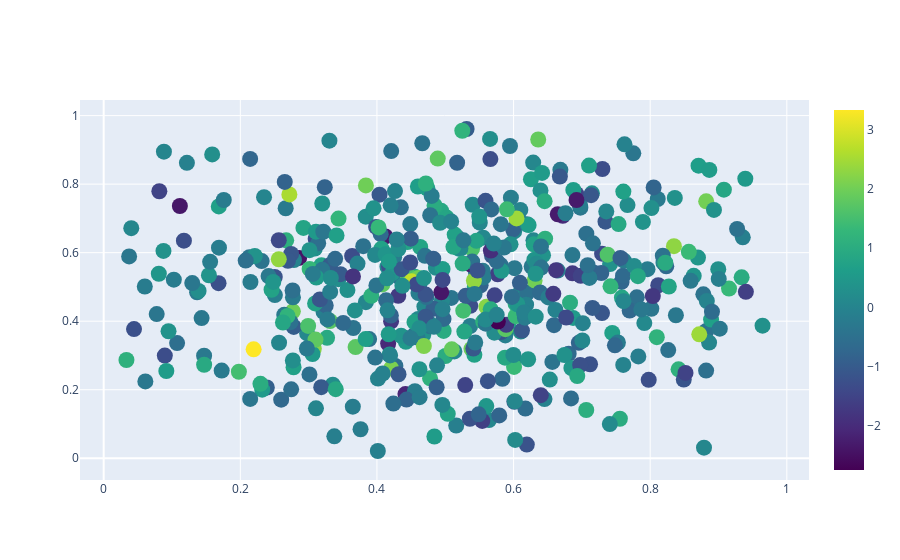

Notebook source saved alongside this figure:
### Code cell
figure = go.Figure()
figure.add_trace(go.Scatter(x=x, y=y,name="xy",mode='markers',marker=dict(
        size=16,
        color=np.random.randn(500), #set color equal to a variable
        colorscale='Viridis', # one of plotly colorscales
        showscale=True
    )))
figure.show()

### Figure 1 — Plotly figure (JSON) as saved in the notebook; plotly's stock layout.template omitted (floating-point values rounded to 4 significant figures; data arrays with more than 128 entries replaced by an {"elided": "..."} marker saying what was removed)
{"data": [{"marker": {"color": {"elided": "500 float values"}, "colorscale": [[0, "#440154"], [0.1111, "#482878"], [0.2222, "#3e4989"], [0.3333, "#31688e"], [0.4444, "#26828e"], [0.5556, "#1f9e89"], [0.6667, "#35b779"], [0.7778, "#6ece58"], [0.8889, "#b5de2b"], [1, "#fde725"]], "showscale": true, "size": 16}, "mode": "markers", "name": "xy", "type": "scatter", "x": {"elided": "500 float values"}, "y": {"elided": "500 float values"}}], "layout": {}}
